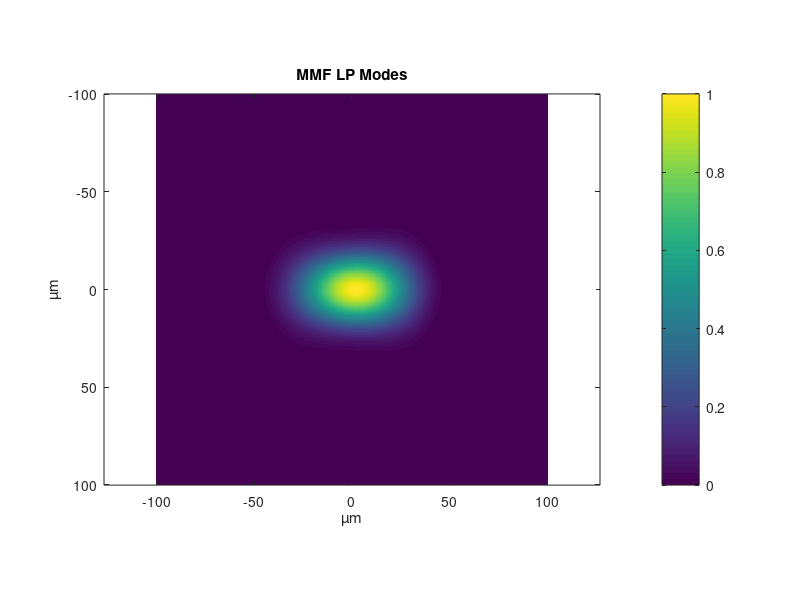

Recreate this plot in MATLAB.
lambda = 1.55e-6;       % wavelength in meters
a = 50e-6;             % core radius in meters
n_core = 1.450;         
n_clad = 1.444;         

NA = sqrt(n_core^2 - n_clad^2);   % numerical aperture
V = 2*pi*a/lambda*NA;            % normalized frequency
disp(['V-number = ', num2str(V)])

N = 512;        % number of grid points
L = 100e-6;      % grid size in meters
x = linspace(-L,L,N);
y = x;
[X,Y] = meshgrid(x,y);
R = sqrt(X.^2 + Y.^2);

% Example LP modes
u01 = 2.405;  % LP01 first zero of J01
u11 = 3.832;  % LP11 first zero of J11
u21 = 5.136;  % LP21 first zero of J21
u02 = 5.520;  % LP02 first zero of J02

E01 = besselj(0,u01*R/a).*(R<=a);
E11 = besselj(1,u11*R/a).*cos(atan2(Y,X)).*(R<=a);
E21 = besselj(2,u21*R/a).*cos(2*atan2(Y,X)).*(R<=a);
E02 = besselj(0,u02*R/a).*(R<=a);

% Combine modes
E_mmf = E01 + 0.1*E11 + 0.5*E21 + 0.3*E02;
E_mmf = E_mmf/max(abs(E_mmf(:)));

% Plot intensity
figure;
imagesc(x*1e6,y*1e6,abs(E_mmf).^2)
axis equal tight
xlabel('µm'); ylabel('µm');
title('MMF LP Modes');
colorbar;
